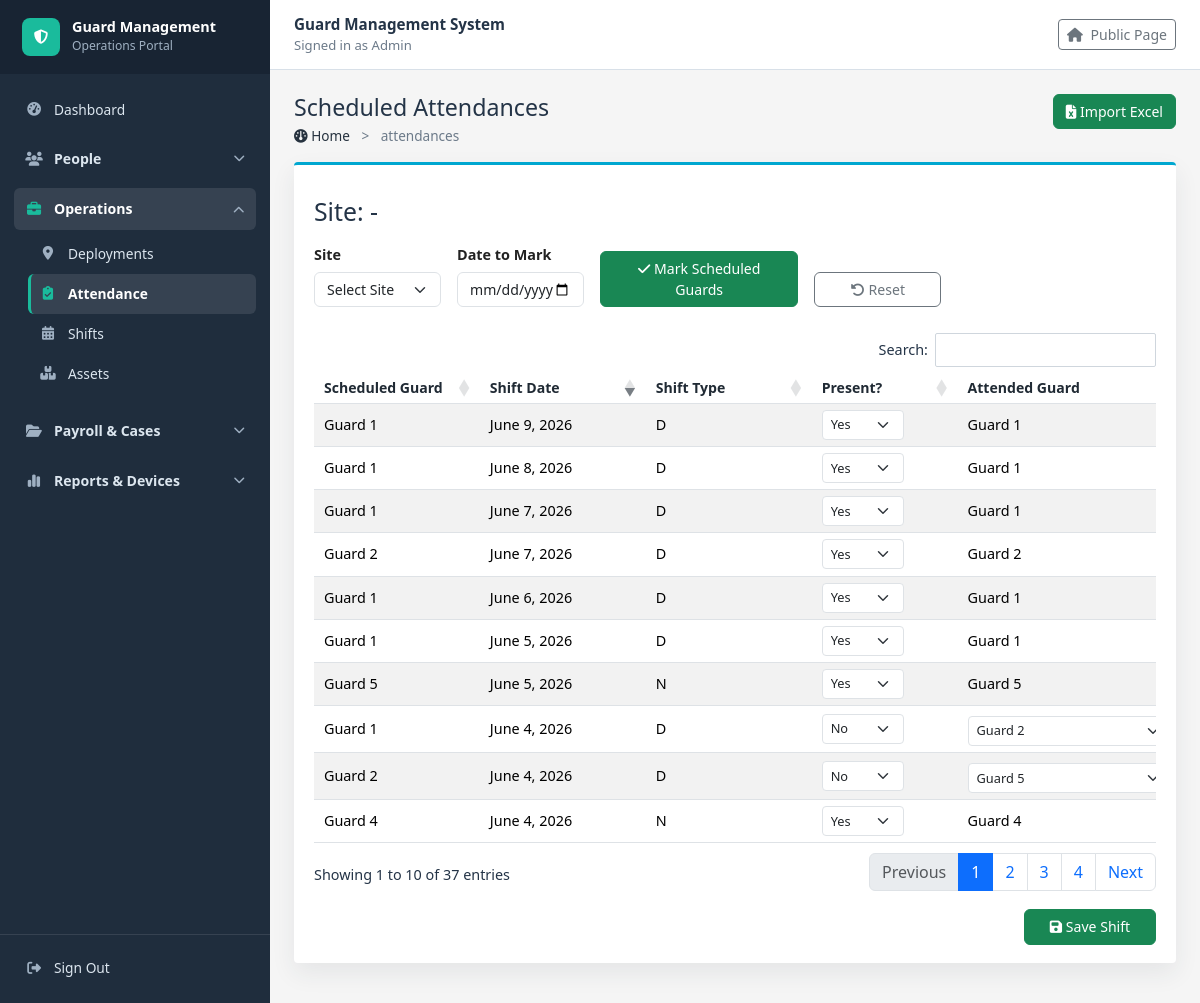
The app's page /attendance/ (signed in) with its own data.
### guardmanagementsystem/models.py (models this page shows, shortened)
class Attendance(models.Model):
    STATUS_CHOICES = [
        ('Present', 'Present'),
        ('Absent', 'Absent'),
        ('Late', 'Late'),
        ('On Leave', 'On Leave'),
    ]
    attendance_id = models.AutoField(primary_key=True)
    guard = models.ForeignKey(Guard, on_delete=models.CASCADE, related_name='attendances' )
    attendance_date = models.DateField()
    check_in_time = models.TimeField(null=True, blank=True)
    check_out_time = models.TimeField(null=True, blank=True)
    status = models.CharField(max_length=20, choices=STATUS_CHOICES, default='Present')
    replacement_guard = models.ForeignKey( Guard,on_delete=models.SET_NULL, null=True,blank=True, related_name='replacement_attendances' )
    absence_reason = models.TextField(blank=True)
    class Meta:
        constraints = [
            models.UniqueConstraint(
                fields=['guard', 'attendance_date'],
                name='unique_guard_attendance_date'
            )
        ]

class Guard(models.Model):
    STATUS_CHOICES = [
        ('Active', 'Active'),
        ('Inactive', 'Inactive'),
        ('Suspended', 'Suspended'),
        ('Terminated', 'Terminated'),
    ]
    guard_id = models.AutoField(primary_key=True)
    guard_number = models.CharField(max_length=20, unique=True, null=True, blank=True, editable=False)
    rfid_card_number = models.CharField(max_length=50, unique=True, null=True, blank=True)
    full_name = models.CharField(max_length=100)
    date_of_birth = models.DateField()
    phone = models.CharField(max_length=20)
    email = models.EmailField(unique=True)
    address = models.TextField()
    date_of_joining = models.DateField(auto_now= True)
    status = models.CharField(max_length=20, choices=STATUS_CHOICES, default='Active')
    daily_rate = models.DecimalField(max_digits=12, decimal_places=2, default=7000)
    def __str__(self):
        return self.full_name

### guardmanagementsystem/views.py (the view, shortened to what this page needs)
# urls.py: path("attendance/", views.attendance_list, name="attendance_list"),
@login_required
def attendance_list(request):
    attendances = Attendance.objects.select_related("guard").all()
    guards = Guard.objects.all()
    sites = (
        Deployment.objects.exclude(site_location="")
        .values_list("site_location", flat=True)
        .distinct()
        .order_by("site_location")
    )
    site = request.GET.get("site") or request.POST.get("site")
    guard_id = request.GET.get("guard")
    attendance_date = request.GET.get("attendance_date") or request.POST.get("attendance_date")
    status = request.GET.get("status")
    if guard_id:
        attendances = attendances.filter(guard_id=guard_id)
    if site:
        deployed_guard_ids = Deployment.objects.filter(site_location=site).values_list("guard_id", flat=True)
        attendances = attendances.filter(guard_id__in=deployed_guard_ids)
    if attendance_date:
        attendances = attendances.filter(attendance_date=attendance_date)
    if status:
        attendances = attendances.filter(status=status)
    attendance_list_rows = list(attendances.order_by("-attendance_date", "guard__full_name"))
    shift_by_guard_date = {
        (shift.guard_id, shift.start_time): shift
        for shift in Shift.objects.filter(
            guard_id__in=[attendance.guard_id for attendance in attendance_list_rows]
        )
    }
    for attendance in attendance_list_rows:
        shift = shift_by_guard_date.get((attendance.guard_id, attendance.attendance_date))
        attendance.shift_code = get_shift_code(shift)
    return render(request, "guardmanagementsystem/attendance_list.html", {
        "attendances": attendance_list_rows,
        "guards": guards,
        "sites": sites,
        "selected_site": site,
        "selected_guard": guard_id,
        "selected_date": attendance_date,
        "selected_status": status,
        "status_choices": Attendance.STATUS_CHOICES,
    })

### guardmanagementsystem/templates/guardmanagementsystem/attendance_list.html (shortened to what this page needs)
{% extends "guardmanagementsystem/base.html" %}
{% block content %}
<link rel="stylesheet" href="https://cdn.datatables.net/1.13.8/css/dataTables.bootstrap5.min.css">
<link rel="stylesheet" href="https://cdn.datatables.net/buttons/2.4.2/css/buttons.bootstrap5.min.css">
<div class="d-flex justify-content-between align-items-start mb-3">
    <div>
        <h2 class="mb-1">Scheduled Attendances</h2>
        <div class="breadcrumb-mini">
            <a href="{% url 'dashboard' %}"><i class="fa fa-dashboard"></i> Home</a>
            <span class="mx-2">&gt;</span>
            <span>attendances</span>
        </div>
    </div>
    <div class="d-flex gap-2">
        <a href="{% url 'shift_import' %}" class="btn btn-success">
            <i class="fa fa-file-excel"></i> Import Excel
        </a>
    </div>
</div>
<div class="attendance-shell">
    <div class="attendance-title">Site: {{ selected_site|default:"-" }}</div>
    <form method="POST" class="row g-3 align-items-end">
        <div class="col-md-3 col-lg-2">
            <label class="filter-label" for="site">Site</label>
            <select id="site" name="site" class="form-select" required>
                <option value="">Select Site</option>
            </select>
        </div>
        <div class="col-md-3 col-lg-2">
            <label class="filter-label" for="attendance_date">Date to Mark</label>
            <input id="attendance_date" type="date" name="attendance_date" value="{{ selected_date|default:'' }}" class="form-control">
        </div>
        <div class="col-md-3 col-lg-3">
            <button type="submit" class="btn btn-success w-100">
                <i class="fa fa-check"></i> Mark Scheduled Guards
            </button>
        </div>
        <div class="col-md-3 col-lg-2">
            <a href="{% url 'attendance_list' %}" class="btn btn-outline-secondary w-100">
                <i class="fa fa-rotate-left"></i> Reset
            </a>
        </div>
    </form>
    <form method="POST" id="attendance-bulk-form">
        <div class="table-responsive">
            <table id="attendanceTable" class="table table-striped table-hover align-middle w-100">
                <thead>
                    <tr>
                        <th>Scheduled Guard</th>
                        <th>Shift Date</th>
                        <th>Shift Type</th>
                        <th>Present?</th>
                        <th>Attended Guard</th>
                    </tr>
                </thead>
                <tbody>
                    {% for attendance in attendances %}
                        <tr>
                            <td>{{ attendance.guard }}</td>
                            <td>{{ attendance.attendance_date }}</td>
                            <td>{{ attendance.shift_code }}</td>
                            <td>
                                <select name="present_{{ attendance.attendance_id }}" class="form-select form-select-sm present-select" style="width: 82px;">
                                    <option value="yes" {% if attendance.status == "Present" or attendance.status == "Late" %}selected{% endif %}>Yes</option>
                                    <option value="no" {% if attendance.status != "Present" and attendance.status != "Late" %}selected{% endif %}>No</option>
                                </select>
                            </td>
                            <td>
                                <div class="scheduled-attendee">{{ attendance.guard }}</div>
                                <select name="replacement_guard_{{ attendance.attendance_id }}" class="form-select form-select-sm replacement-field mt-1">
                                    {% for guard in guards %}
                                        <option value="{{ guard.guard_id }}" {% if attendance.replacement_guard_id == guard.guard_id %}selected{% endif %}>{{ guard.full_name }}</option>
                                    {% endfor %}
                                </select>
                            </td>
                        </tr>
                    {% endfor %}
                </tbody>
            </table>
        </div>
        <div class="bulk-save-actions">
            <button type="submit" class="btn btn-success">
                <i class="fa fa-save"></i> Save Shift
            </button>
        </div>
    </form>
</div>
{% endblock %}

### guardmanagementsystem/templates/guardmanagementsystem/base.html (shortened to what this page needs)
<!doctype html>
<html lang="en">
<head>
    <link href="https://cdn.jsdelivr.net/npm/bootstrap@5.3.3/dist/css/bootstrap.min.css" rel="stylesheet">
    <link href="https://cdnjs.cloudflare.com/ajax/libs/font-awesome/6.5.2/css/all.min.css" rel="stylesheet">
</head>
<body>
    {% with current_url=request.resolver_match.url_name %}
    <div class="app-layout">
        <aside class="sidebar">
            <div class="d-flex align-items-center justify-content-between">
                <a class="sidebar-brand flex-grow-1" href="{% url 'dashboard' %}">
                    <span class="brand-mark"><i class="fa fa-shield-halved"></i></span>
                    <span>
                        <span class="brand-title">Guard Management</span>
                        <span class="brand-subtitle">Operations Portal</span>
                    </span>
                </a>
            </div>
            <nav id="sidebarNav" class="sidebar-nav collapse d-lg-block">
                <a class="sidebar-link {% if current_url == 'dashboard' %}active{% endif %}" href="{% url 'dashboard' %}">
                    <i class="fa fa-gauge-high"></i> Dashboard
                </a>
                <div class="sidebar-module">
                    <button class="module-toggle" type="button" data-bs-toggle="collapse" data-bs-target="#peopleModule" aria-controls="peopleModule" aria-expanded="{% if current_url in 'supervisor_list supervisor_add supervisor_edit supervisor_delete guard_list guard_add guard_edit guard_delete client_list client_add client_edit client_delete' %}true{% else %}false{% endif %}">
                        <span class="module-title"><i class="fa fa-users"></i> People</span>
                        <i class="fa fa-chevron-down module-chevron"></i>
                    </button>
                </div>
                <div class="sidebar-module">
                    <button class="module-toggle" type="button" data-bs-toggle="collapse" data-bs-target="#operationsModule" aria-controls="operationsModule" aria-expanded="{% if current_url in 'deployment_list deployment_add deployment_edit deployment_delete program_guard attendance_list attendance_add attendance_edit attendance_delete shift_list shift_add shift_edit shift_delete shift_import schedule_csv_template asset_list asset_add asset_edit asset_delete' %}true{% else %}false{% endif %}">
                        <span class="module-title"><i class="fa fa-briefcase"></i> Operations</span>
                        <i class="fa fa-chevron-down module-chevron"></i>
                    </button>
                    <div id="operationsModule" class="collapse {% if current_url in 'deployment_list deployment_add deployment_edit deployment_delete program_guard attendance_list attendance_add attendance_edit attendance_delete shift_list shift_add shift_edit shift_delete shift_import schedule_csv_template asset_list asset_add asset_edit asset_delete' %}show{% endif %}">
                        <div class="module-menu">
                            <a class="sidebar-link {% if current_url in 'deployment_list deployment_add deployment_edit deployment_delete program_guard' %}active{% endif %}" href="{% url 'deployment_list' %}">
                                <i class="fa fa-location-dot"></i> Deployments
                            </a>
                            <a class="sidebar-link {% if current_url in 'attendance_list attendance_add attendance_edit attendance_delete' %}active{% endif %}" href="{% url 'attendance_list' %}">
                                <i class="fa fa-clipboard-check"></i> Attendance
                            </a>
                            <a class="sidebar-link {% if current_url in 'shift_list shift_add shift_edit shift_delete shift_import schedule_csv_template' %}active{% endif %}" href="{% url 'shift_list' %}">
                                <i class="fa fa-calendar-days"></i> Shifts
                            </a>
                            <a class="sidebar-link {% if current_url in 'asset_list asset_add asset_edit asset_delete' %}active{% endif %}" href="{% url 'asset_list' %}">
                                <i class="fa fa-boxes-stacked"></i> Assets
                            </a>
                        </div>
                    </div>
                </div>
                <div class="sidebar-module">
                    <button class="module-toggle" type="button" data-bs-toggle="collapse" data-bs-target="#payrollCasesModule" aria-controls="payrollCasesModule" aria-expanded="{% if current_url in 'salary_list salary_add salary_edit salary_delete salary_payslip_general salary_payslip_individual advance_request_list advance_request_add advance_request_edit advance_request_delete incident_list incident_add incident_edit incident_delete incident_pdf_report disciplinary_action_list disciplinary_action_add disciplinary_action_edit disciplinary_action_delete' %}true{% else %}false{% endif %}">
                        <span class="module-title"><i class="fa fa-folder-open"></i> Payroll & Cases</span>
                        <i class="fa fa-chevron-down module-chevron"></i>
                    </button>
                </div>
                <div class="sidebar-module">
                    <button class="module-toggle" type="button" data-bs-toggle="collapse" data-bs-target="#reportsDevicesModule" aria-controls="reportsDevicesModule" aria-expanded="{% if current_url in 'attendance_query_report schedule_report schedule_report_csv_export iot_device_list iot_device_add iot_device_edit iot_device_delete iot_swipe_attendance audit_log_list' %}true{% else %}false{% endif %}">
                        <span class="module-title"><i class="fa fa-chart-simple"></i> Reports & Devices</span>
                        <i class="fa fa-chevron-down module-chevron"></i>
                    </button>
                </div>
            </nav>
            <div class="sidebar-footer">
                {% if request.user.is_authenticated %}
                    <a class="sidebar-link" href="{% url 'signout' %}">
                        <i class="fa fa-right-from-bracket"></i> Sign Out
                    </a>
                {% else %}
                    <a class="sidebar-link" href="{% url 'signin' %}">
                        <i class="fa fa-right-to-bracket"></i> Sign In
                    </a>
                {% endif %}
            </div>
        </aside>
        <div class="main-panel">
            <header class="topbar">
                <div>
                    <p class="topbar-title">Guard Management System</p>
                    <div class="topbar-user">
                        {% if request.user.is_authenticated %}
                            Signed in as {{ request.user.username }}
                        {% else %}
                            Staff portal
                        {% endif %}
                    </div>
                </div>
                <a class="btn btn-sm btn-outline-secondary" href="{% url 'welcome' %}">
                    <i class="fa fa-house me-1"></i> Public Page
                </a>
            </header>
            <main class="container-fluid page-shell content-area">
                {% block content %}{% endblock %}
            </main>
        </div>
    </div>
    {% endwith %}
</body>
</html>

### records on screen
Attendance: guard "Guard 1", attendance_date "June 9, 2026", shift_code "D", status+attendance_id "Yes"
Attendance: guard "Guard 1", attendance_date "June 8, 2026", shift_code "D", status+attendance_id "Yes"
Attendance: guard "Guard 1", attendance_date "June 7, 2026", shift_code "D", status+attendance_id "Yes"
Attendance: guard "Guard 2", attendance_date "June 7, 2026", shift_code "D", status+attendance_id "Yes"
Attendance: guard "Guard 1", attendance_date "June 6, 2026", shift_code "D", status+attendance_id "Yes"
Attendance: guard "Guard 1", attendance_date "June 5, 2026", shift_code "D", status+attendance_id "Yes"
Attendance: guard "Guard 5", attendance_date "June 5, 2026", shift_code "N", status+attendance_id "Yes"
Attendance: guard "Guard 1", attendance_date "June 4, 2026", shift_code "D", status+attendance_id "No", replacement_guard+attendance_id "Guard 2"
Attendance: guard "Guard 2", attendance_date "June 4, 2026", shift_code "D", status+attendance_id "No", replacement_guard+attendance_id "Guard 5"
Attendance: guard "Guard 4", attendance_date "June 4, 2026", shift_code "N", status+attendance_id "Yes"

### other values on screen
{{ request.user.username }} "Admin"
{{ selected_site|default:"-" }} "-"
